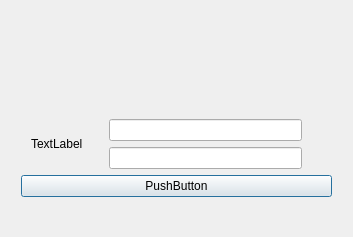
<?xml version="1.0" encoding="UTF-8"?>
<ui version="4.0">
 <class>login_main_dlg</class>
 <widget class="QDialog" name="login_main_dlg">
  <property name="geometry">
   <rect>
    <x>0</x>
    <y>0</y>
    <width>353</width>
    <height>237</height>
   </rect>
  </property>
  <property name="windowTitle">
   <string>Dialog</string>
  </property>
  <layout class="QGridLayout" name="gridLayout">
   <item row="0" column="0">
    <layout class="QVBoxLayout" name="verticalLayout_2">
     <property name="leftMargin">
      <number>10</number>
     </property>
     <property name="topMargin">
      <number>100</number>
     </property>
     <property name="rightMargin">
      <number>10</number>
     </property>
     <property name="bottomMargin">
      <number>20</number>
     </property>
     <item>
      <layout class="QHBoxLayout" name="horizontalLayout">
       <property name="leftMargin">
        <number>10</number>
       </property>
       <property name="rightMargin">
        <number>10</number>
       </property>
       <item>
        <widget class="QLabel" name="avtar">
         <property name="text">
          <string>TextLabel</string>
         </property>
        </widget>
       </item>
       <item>
        <layout class="QVBoxLayout" name="verticalLayout">
         <property name="leftMargin">
          <number>20</number>
         </property>
         <property name="rightMargin">
          <number>20</number>
         </property>
         <item>
          <widget class="QLineEdit" name="account"/>
         </item>
         <item>
          <widget class="QLineEdit" name="password"/>
         </item>
        </layout>
       </item>
      </layout>
     </item>
     <item>
      <widget class="QPushButton" name="login_bnt">
       <property name="text">
        <string>PushButton</string>
       </property>
      </widget>
     </item>
    </layout>
   </item>
  </layout>
 </widget>
 <resources/>
 <connections/>
</ui>
